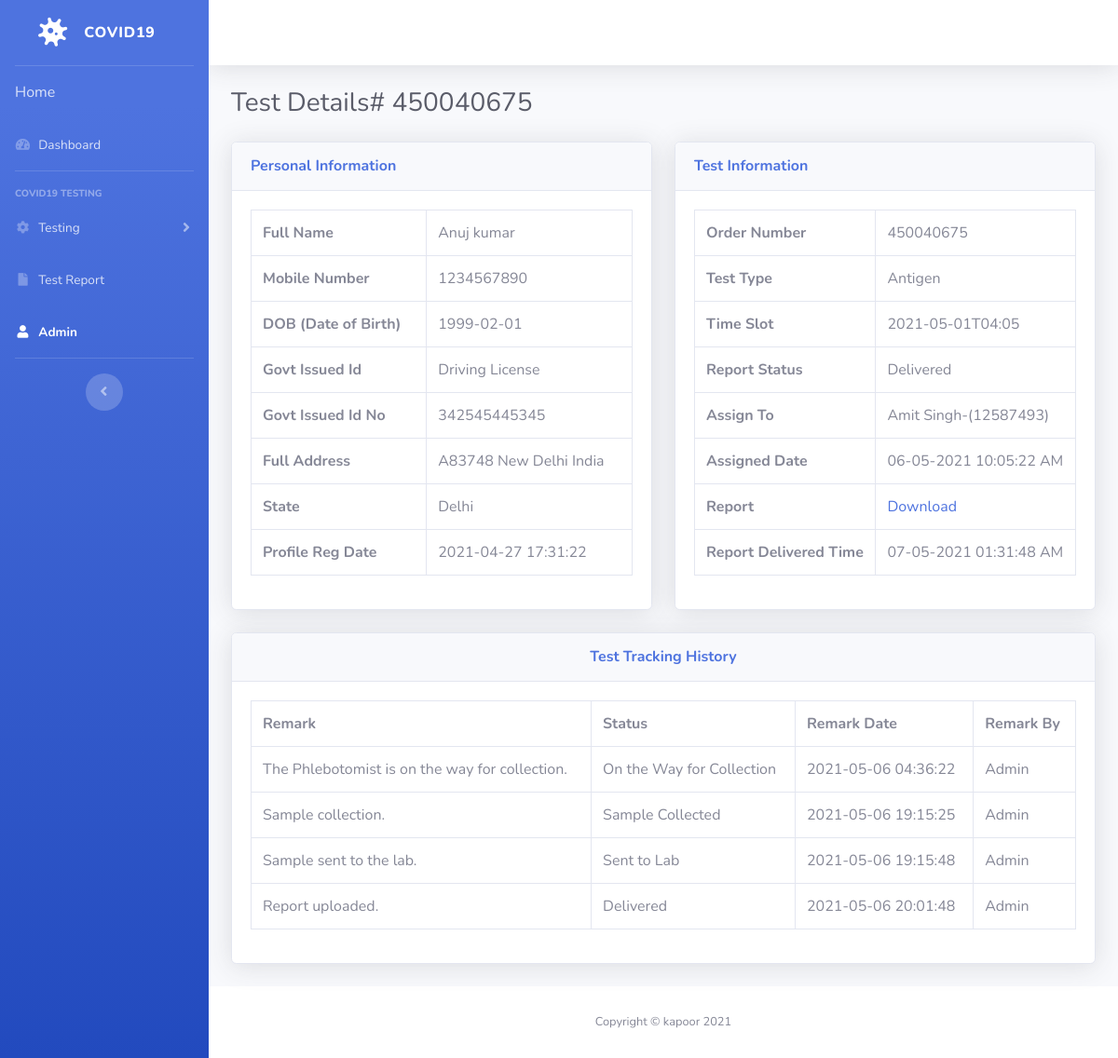
Screenshot of /patient-report-details.php?tid=1&&oid=450040675 with the database file from the repository.
### tables this page shows
CREATE TABLE `tbltestrecord` (
  `id` int(11) NOT NULL,
  `OrderNumber` bigint(14) DEFAULT NULL,
  `PatientMobileNumber` bigint(14) DEFAULT NULL,
  `TestType` varchar(100) DEFAULT NULL,
  `TestTimeSlot` varchar(120) DEFAULT NULL,
  `ReportStatus` varchar(100) DEFAULT NULL,
  `FinalReport` varchar(150) DEFAULT NULL,
  `ReportUploadTime` varchar(200) DEFAULT NULL,
  `RegistrationDate` timestamp NULL DEFAULT current_timestamp(),
  `AssignedtoEmpId` varchar(150) DEFAULT NULL,
  `AssigntoName` varchar(180) DEFAULT NULL,
  `AssignedTime` varchar(100) DEFAULT NULL
);

CREATE TABLE `tblpatients` (
  `id` int(11) NOT NULL,
  `FullName` varchar(120) DEFAULT NULL,
  `MobileNumber` bigint(12) DEFAULT NULL,
  `DateOfBirth` date DEFAULT NULL,
  `GovtIssuedId` varchar(150) DEFAULT NULL,
  `GovtIssuedIdNo` varchar(150) DEFAULT NULL,
  `FullAddress` varchar(255) DEFAULT NULL,
  `State` varchar(200) DEFAULT NULL,
  `RegistrationDate` timestamp NOT NULL DEFAULT current_timestamp()
);

CREATE TABLE `tblreporttracking` (
  `id` int(11) NOT NULL,
  `OrderNumber` bigint(40) DEFAULT NULL,
  `Remark` varchar(255) DEFAULT NULL,
  `Status` varchar(120) DEFAULT NULL,
  `PostingTime` timestamp NULL DEFAULT current_timestamp(),
  `RemarkBy` int(5) DEFAULT NULL
);

### patient-report-details.php (the view, shortened to what this page needs)
<?php session_start();
include_once('includes/config.php');
?>
<!DOCTYPE html>
<html lang="en">
<head>
    <link href="vendor/fontawesome-free/css/all.min.css" rel="stylesheet" type="text/css">
    <link href="css/sb-admin-2.min.css" rel="stylesheet">
</head>
<body id="page-top">
    <div id="wrapper">
<?php include_once('includes/sidebar.php');?>
        <div id="content-wrapper" class="d-flex flex-column">
            <div id="content">
          <?php include_once('includes/topbar.php');?>
                <div class="container-fluid">
                    <h1 class="h3 mb-4 text-gray-800">Test Details# <?php echo intval($_GET['oid']);?></h1>
<div class="row">
<?php
$testid=intval($_GET['tid']);
$query=mysqli_query($con,"select * from tbltestrecord
join tblpatients on tblpatients.MobileNumber=tbltestrecord.PatientMobileNumber
where  tbltestrecord.id='$testid'");
while($row=mysqli_fetch_array($query)){
    ?>
                        <div class="col-lg-6">
                            <div class="card shadow mb-4">
                                <div class="card-header py-3">
                                    <h6 class="m-0 font-weight-bold text-primary">Personal Information</h6>
                                </div>
                                <div class="card-body">
 <table class="table table-bordered"  width="100%" cellspacing="0">
    <tr>
    <th>Full Name</th>
    <td><?php echo $row['FullName'];?></td>
    </tr>
     <tr>
    <th>Mobile Number</th>
    <td><?php echo $row['MobileNumber'];?></td>
    </tr>
     <tr>
    <th>DOB (Date of Birth)</th>
    <td><?php echo $row['DateOfBirth'];?></td>
    </tr>
     <tr>
    <th>Govt Issued Id</th>
    <td><?php echo $row['GovtIssuedId'];?></td>
    </tr>
     <tr>
    <th>Govt Issued Id No</th>
    <td><?php echo $row['GovtIssuedIdNo'];?></td>
    </tr>
     <tr>
    <th>Full Address</th>
    <td><?php echo $row['FullAddress'];?></td>
    </tr>
    <tr>
    <th>State</th>
    <td><?php echo $row['State'];?></td>
    </tr>
    <tr>
    <th>Profile Reg Date</th>
    <td><?php echo $row['RegistrationDate'];?></td>
    </tr>
 </table>
                                </div>
                            </div>
                        </div>
                         <div class="col-lg-6">
                            <div class="card shadow mb-4">
                                <div class="card-header py-3">
                                    <h6 class="m-0 font-weight-bold text-primary">Test Information</h6>
                                </div>
                                <div class="card-body">
 <table class="table table-bordered"  width="100%" cellspacing="0">
    <tr>
    <th>Order Number</th>
    <td><?php echo $row['OrderNumber'];?></td>
    </tr>
    <tr>
    <th>Test Type</th>
    <td><?php echo $row['TestType'];?></td>
    </tr>
    <tr>
    <th>Time Slot</th>
    <td><?php echo $row['TestTimeSlot'];?></td>
    </tr>
 <tr>
    <th>Report Status</th>
    <td><?php if($row['ReportStatus']==''):
              echo "Not Processed yet";
          else:
           echo $row['ReportStatus'];
          endif;
    ?></td>
    </tr>
<?php if($row['AssignedtoEmpId']!=''):?>
  <tr>
    <th>Assign To</th>
    <td><?php echo $row['AssigntoName'];?>-(<?php echo $row['AssignedtoEmpId'];?>)</td>
    </tr>
    <tr>
    <th>Assigned Date</th>
    <td><?php echo $row['AssignedTime'];?></td>
    </tr>
<?php endif;?>
<?php if($row['FinalReport']!=''):?>
  <tr>
    <th>Report</th>
    <td><a href="reportfiles/<?php echo $row['FinalReport'];?>" target="_blank">Download</a></td>
    </tr>
    <tr>
    <th>Report Delivered Time</th>
    <td><?php echo $row['ReportUploadTime'];?></td>
    </tr>
<?php endif;?>
</table>
                    </div>
                            </div>
                        </div>
                    </div>
                <?php } ?>
<?php
$orderid=intval($_GET['oid']);
$ret=mysqli_query($con,"select * from tblreporttracking
join tbladmin on tbladmin.ID=tblreporttracking.RemarkBy
where tblreporttracking.OrderNumber='$orderid'");
$num=mysqli_num_rows($ret);
?>
<div class="row">
                         <div class="col-lg-12">
                            <div class="card shadow mb-4">
                                <div class="card-header py-3">
                                    <h6 class="m-0 font-weight-bold text-primary" align="center">Test  Tracking History</h6>
                                </div>
                                <div class="card-body">
<?php if($num>0){
?>
 <table class="table table-bordered"  width="100%" cellspacing="0">
<tr>
    <th>Remark</th>
    <th>Status</th>
    <th>Remark Date</th>
    <th>Remark By</th>
<?php while($result=mysqli_fetch_array($ret)){?>
</tr>
    <tr>
    <td><?php echo $result['Remark'];?></td>
    <td><?php echo $result['Status'];?></td>
    <td><?php echo $result['PostingTime'];?></td>
    <td><?php echo $result['AdminName'];?></td>
    </tr>
<?php } ?>
</table>
         <?php
     } else { ?>
<h4 align="center" style="color:red"> No Tracking history found </h4>
         <?php } ?>
                                </div>
                            </div>
                        </div>
                    </div>
                </div>
            </div>
           <?php include_once('includes/footer.php');?>
        </div>
    </div>
</body>
</html>

### rows the page displays
tbltestrecord: tblpatients.FullName "Anuj kumar", tblpatients.MobileNumber "1234567890", tblpatients.DateOfBirth "1999-02-01", tblpatients.GovtIssuedId "Driving License", tblpatients.GovtIssuedIdNo "342545445345", tblpatients.FullAddress "A83748 New Delhi India", tblpatients.State "Delhi", tblpatients.RegistrationDate "2021-04-27 17:31:22", OrderNumber "450040675", TestType "Antigen", TestTimeSlot "2021-05-01T04:05", ReportStatus "Delivered", AssigntoName "Amit Singh", AssignedtoEmpId "12587493", AssignedTime "06-05-2021 10:05:22 AM", ReportUploadTime "07-05-2021 01:31:48 AM"
tblreporttracking: Remark "The Phlebotomist is on the way for collection.", Status "On the Way for Collection", PostingTime "2021-05-06 04:36:22", tbladmin.AdminName "Admin"
tblreporttracking: Remark "Sample collection.", Status "Sample Collected", PostingTime "2021-05-06 19:15:25", tbladmin.AdminName "Admin"
tblreporttracking: Remark "Sample sent to the lab.", Status "Sent to Lab", PostingTime "2021-05-06 19:15:48", tbladmin.AdminName "Admin"
tblreporttracking: Remark "Report uploaded.", Status "Delivered", PostingTime "2021-05-06 20:01:48", tbladmin.AdminName "Admin"

### other values shown
$_GET['oid'] "450040675"
